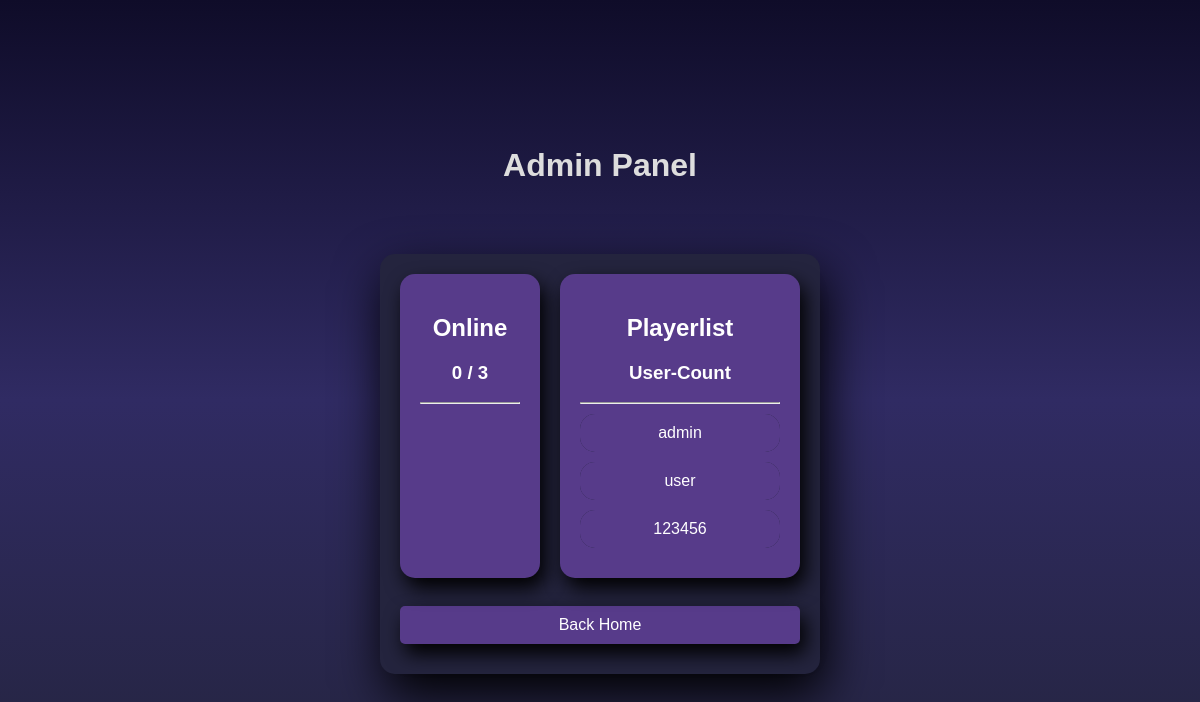
The app's page /admin (signed in), older data.
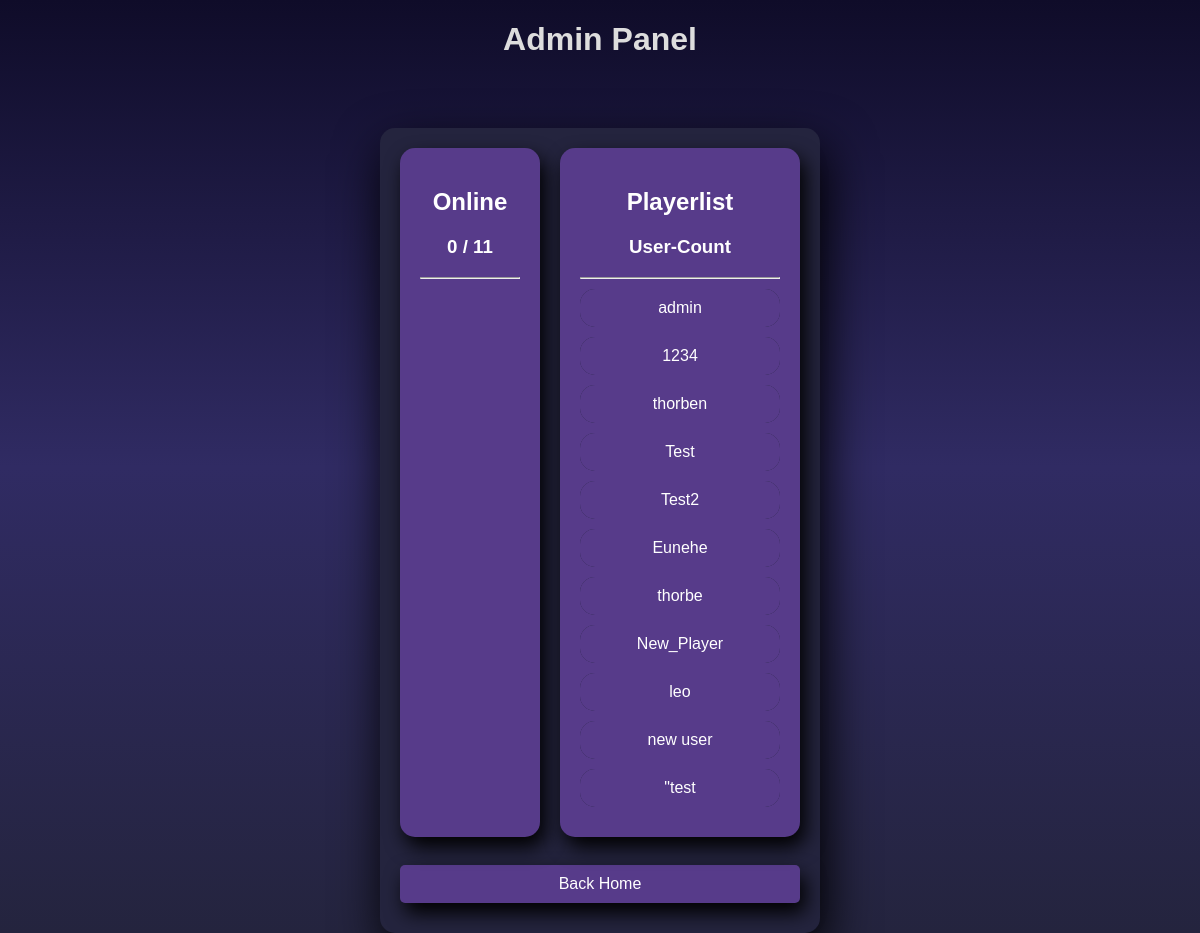
The same page, newer data.
### tables this page shows
CREATE TABLE player(username, password, id);

### main.py (the view)
@app.route('/admin')
def admin():
    user = session.get('username')
    if user is None:
        return redirect(url_for('open_reg_log'))
    player_id = transform_username_id(user)
    if player_id != 0:
        return redirect(url_for('home'))
    else:
        result = get_player_names()
        player_list = []
        for x in range(0, len(result)):
            player_list.append(result[x][0])
        return render_template('admin.html', users=loggedUsers, curUsers=len(loggedUsers), maxUsers=get_player_count(), allUsers=player_list)

### backend/database.py (called while the page is built)
def transform_username_id(username):
    with con:
        cur_new = con.cursor()
        cmd = 'SELECT id FROM player WHERE username LIKE ?'
        res = cur_new.execute(cmd, (username,))
        result = res.fetchone()
    if result:
        return result[0]
    raise ValueError(f'User {username} not found.')

def get_player_count():
    cmd = 'SELECT COUNT(*) FROM player'
    res = cur.execute(cmd)
    return res.fetchone()[0]

def get_player_names():
    cmd = 'SELECT username FROM player'
    res = cur.execute(cmd)
    result = res.fetchall()
    return result

### templates/admin.html (shortened to what this page needs)
<!DOCTYPE html>
<html>
<head>
    <link rel="stylesheet" href="{{ url_for('static', filename='styles/theme.css') }}">
    <link rel="stylesheet" href="{{ url_for('static', filename='styles/admin.css') }}">
</head>
<body>
    <div class="container">
        <h1>Admin Panel</h1>
        <div class="main">
            <div id="parent">
                <div class="online_player central_div" id="narrow">
                    <h2>Online</h2>
                    <h3 id="userCount">{{ curUsers }} / {{ maxUsers }}</h3>
                    <hr>
                </div>
                <div class="general_players central_div" id="wide">
                    <h2>Playerlist</h2>
                    <h3 id="allUsers">User-Count</h3>
                    <hr>
                    <div id="alluserList">
                        {% for user in allUsers %}
                            <div class="users" id="userFormat">
                                <a id="userFormatLink" class="user">{{ user }}</a>
                            </div>
                        {% endfor %}
                    </div>
                </div>
            </div>
            <br>
            <a href="{{ url_for('home') }}" id="shadow">Back Home</a>
        </div>
    </div>
</body>
</html>

Row changes from the older to the newer data that the page shows:
changed player (number 2 of 11 on the later page): username "user" → "1234"
changed player: username "123456" → "thorben"
added player: username "Test"
added player: username "Test2"
added player: username "Eunehe"
added player: username "thorbe"
added player: username "New_Player"
added player: username "leo"
added player: username "new user"
added player: username "\"test"
Text that changed along with them:
{{ maxUsers }}: "3" → "11"
